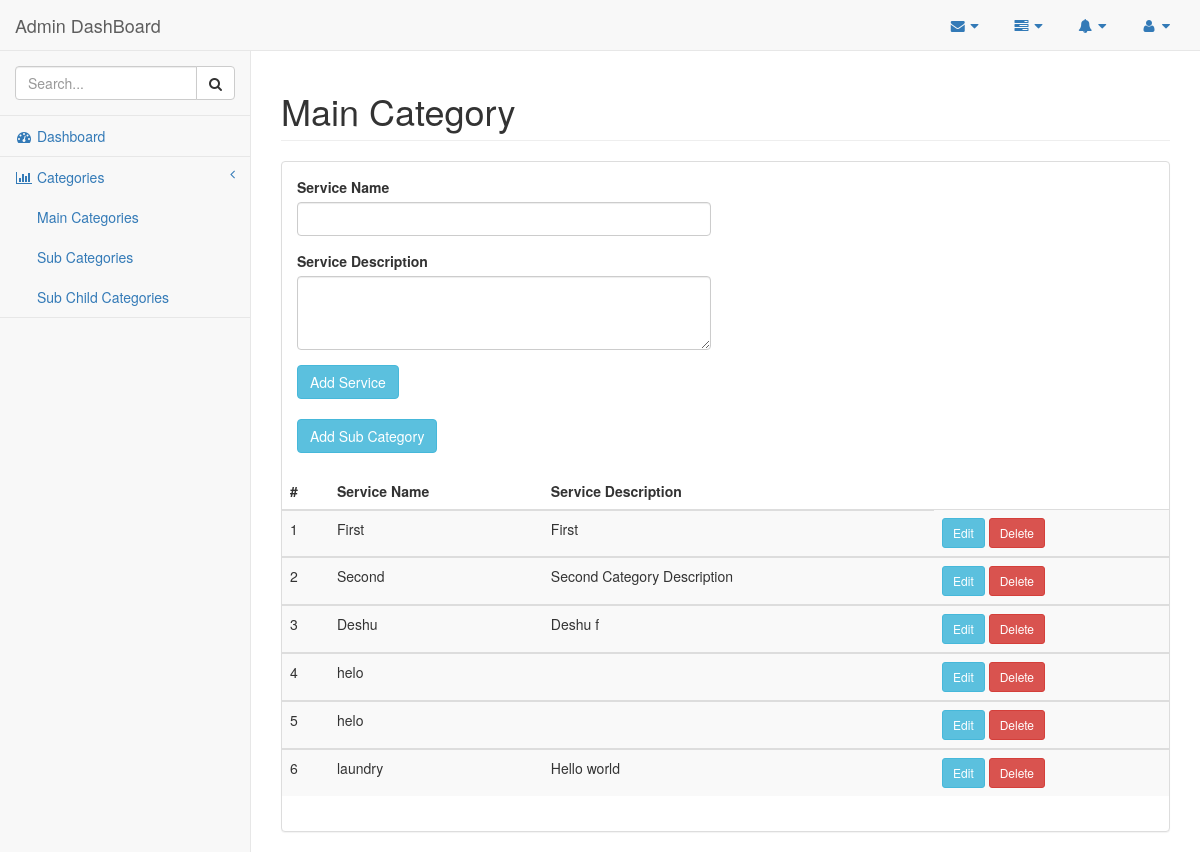
/services.php, run on the app's committed database.
### tables this page shows
CREATE TABLE IF NOT EXISTS `services` (
`id` int(11) NOT NULL,
  `name` varchar(50) NOT NULL,
  `description` text
);

### classes/connectionClass.php (called while the page is built, shortened)
<?php
   	class connection {
   	   		public function __construct() {
   				$this->con = mysqli_connect(DB_SERVER,DB_USERNAME,DB_PASSWORD,DB_DATABASE);
   		}
   }
?>

### classes/servicesClass.php (called while the page is built, shortened)
<?php
	include 'connectionClass.php';
	class Service extends connection {
		public function allServices(){
			$query = mysqli_query($this->con,"SELECT * from services");
			return $query;
		}
	}
 ?>

### services.php (the view, shortened to what this page needs)
<?php
    include 'classes/servicesClass.php';
 ?>
<?php
    include 'header.php';
    include 'sidebar.php';
 ?>
 <div id="page-wrapper">
            <div class="row">
                <div class="col-lg-12">
                    <h1 class="page-header">Main Category</h1>
                </div>
            </div>
         <div class="row">
                <div class="col-lg-12">
                    <div class="panel panel-default">
                         <div class="panel-body">
                                <div class="row">
                                     <div class="col-lg-6">
                                                    <form method="post" role="form">
                                                    <div class="form-group has-info">
                                                        <label class="control-label" for="inputSuccess">Service Name</label>
                                                        <input id="catname" name="name" type="text" class="form-control" id="inputSuccess">
                                                    </div>
                                                   <div class="form-group">
                                                        <label>Service Description</label>
                                                        <textarea id="catdesc" class="form-control" rows="3" name="description"></textarea>
                                                    </div>
                                                        <button type="submit" name="submit" class="btn btn-info">Add Service</button>
                                                </form>
                                                <br>
                                                <a href="subCategory.php"><button class="btn btn-info">Add Sub Category</button></a>
                                                <br>
                                                <br>
                                        </div>
                                        <div class="row">
                                            <div class="col-lg-12">
                                                <div class="table-responsive">
                                            <table class="table table-striped">
                                                <thead>
                                                    <tr>
                                                        <th>#</th>
                                                        <th>Service Name</th>
                                                        <th>Service Description</th>
                                                    </tr>
                                                </thead>
                                                <tbody>
                                                   <?php
                                                        $allcatObj = new Service;
                                                        $result = $allcatObj->allServices();
                                                       $i=1;
                                                        while ($out=mysqli_fetch_array($result)) {
                                                      ?>
                                                      <tr>
                                                      <td><?php echo $i;?></td>
                                                          <td><?php
                                                           echo $out['name'];
                                                           $cname=$out['name'];
                                                          ?></td>
                                                        <td>
                                                            <?php
                                                                echo $out['description'];
                                                                $cdes = $out['description'];
                                                            ?>
                                                        </td>
                                                        <td>
                                                        <a style="color:white;" href="editCategory.php?id=<?php echo $cname;?>&desc=<?php echo $cdes?>">
                                                            <button id="edit" class="btn btn-sm btn-info">
                                                                    Edit
                                                            </button>
                                                         </a>
                                                            <span><button id="delete" class="btn btn-sm btn-danger">Delete</button></span>
                                                        </td>
                                                    </tr>
                                                </tbody>
                                    <?php
                                        $i++;
                                          }
                                    ?>
                                            </table>
                            </div>
                                            </div>
                                        </div>
                                    </div>
                             </div>
                     </div>
            </div>
        </div>
</div>
<?php
    include 'footer.php';
 ?>

### header.php (shortened to what this page needs)
<!DOCTYPE html>
<html lang="en">
<head>
    <link href="bower_components/bootstrap/dist/css/bootstrap.min.css" rel="stylesheet">
    <link href="bower_components/metisMenu/dist/metisMenu.min.css" rel="stylesheet">
    <link href="dist/css/timeline.css" rel="stylesheet">
    <link href="dist/css/sb-admin-2.css" rel="stylesheet">
    <link href="bower_components/morrisjs/morris.css" rel="stylesheet">
    <link href="bower_components/font-awesome/css/font-awesome.min.css" rel="stylesheet" type="text/css">
</head>
<body>
    <div id="wrapper">
        <nav class="navbar navbar-default navbar-static-top" role="navigation" style="margin-bottom: 0">
            <div class="navbar-header">
                <a class="navbar-brand" href="index.html">Admin DashBoard</a>
            </div>

### sidebar.php (shortened to what this page needs)
<ul class="nav navbar-top-links navbar-right">
               <li class="dropdown">
                   <a class="dropdown-toggle" data-toggle="dropdown" href="#">
                       <i class="fa fa-envelope fa-fw"></i>  <i class="fa fa-caret-down"></i>
                   </a>
               </li>
               <li class="dropdown">
                   <a class="dropdown-toggle" data-toggle="dropdown" href="#">
                       <i class="fa fa-tasks fa-fw"></i>  <i class="fa fa-caret-down"></i>
                   </a>
               </li>
               <li class="dropdown">
                   <a class="dropdown-toggle" data-toggle="dropdown" href="#">
                       <i class="fa fa-bell fa-fw"></i>  <i class="fa fa-caret-down"></i>
                   </a>
               </li>
               <li class="dropdown">
                   <a class="dropdown-toggle" data-toggle="dropdown" href="#">
                       <i class="fa fa-user fa-fw"></i>  <i class="fa fa-caret-down"></i>
                   </a>
               </li>
           </ul>
           <div class="navbar-default sidebar" role="navigation">
               <div class="sidebar-nav navbar-collapse">
                   <ul class="nav" id="side-menu">
                       <li class="sidebar-search">
                           <div class="input-group custom-search-form">
                               <input type="text" class="form-control" placeholder="Search...">
                               <span class="input-group-btn">
                               <button class="btn btn-default" type="button">
                                   <i class="fa fa-search"></i>
                               </button>
                           </span>
                           </div>
                       </li>
                       <li>
                           <a href="admin.php"><i class="fa fa-dashboard fa-fw"></i> Dashboard</a>
                       </li>
                       <li>
                           <a href="#"><i class="fa fa-bar-chart-o fa-fw"></i> Categories<span class="fa arrow"></span></a>
                           <ul class="nav nav-second-level">
                               <li>
                                   <a href="services.php">Main Categories</a>
                               </li>
                               <li>
                                   <a href="subCategory.php">Sub Categories</a>
                               </li>
                               <li>
                                   <a href="subChildCategory.php">Sub Child Categories</a>
                               </li>
                           </ul>
                       </li>
                   </ul>
               </div>
           </div>
       </nav>

### footer.php (shortened to what this page needs)
</body>
</html>

### data on the page
services: name "First", description "First"
services: name "Second", description "Second Category Description"
services: name "Deshu", description "Deshu f"
services: name "helo"
services: name "helo"
services: name "laundry", description "Hello world"
